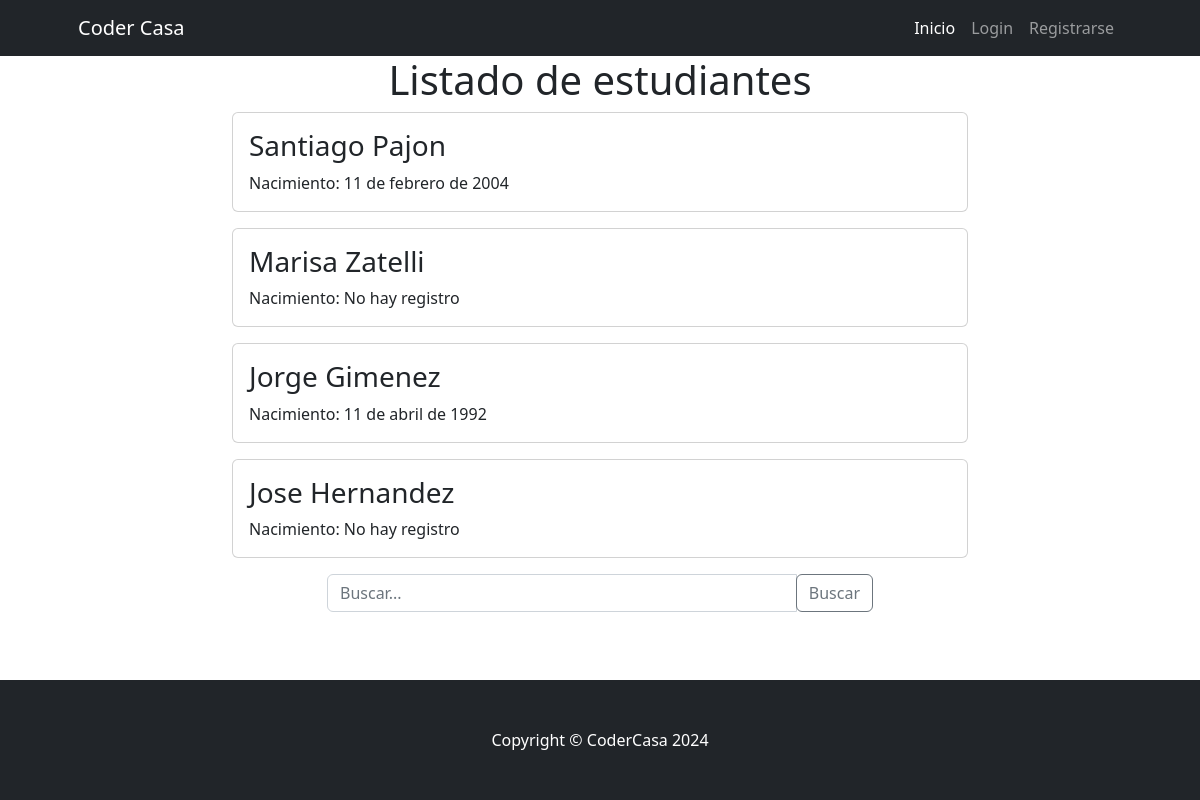
The app's page /Clase/Clase/list, older data.
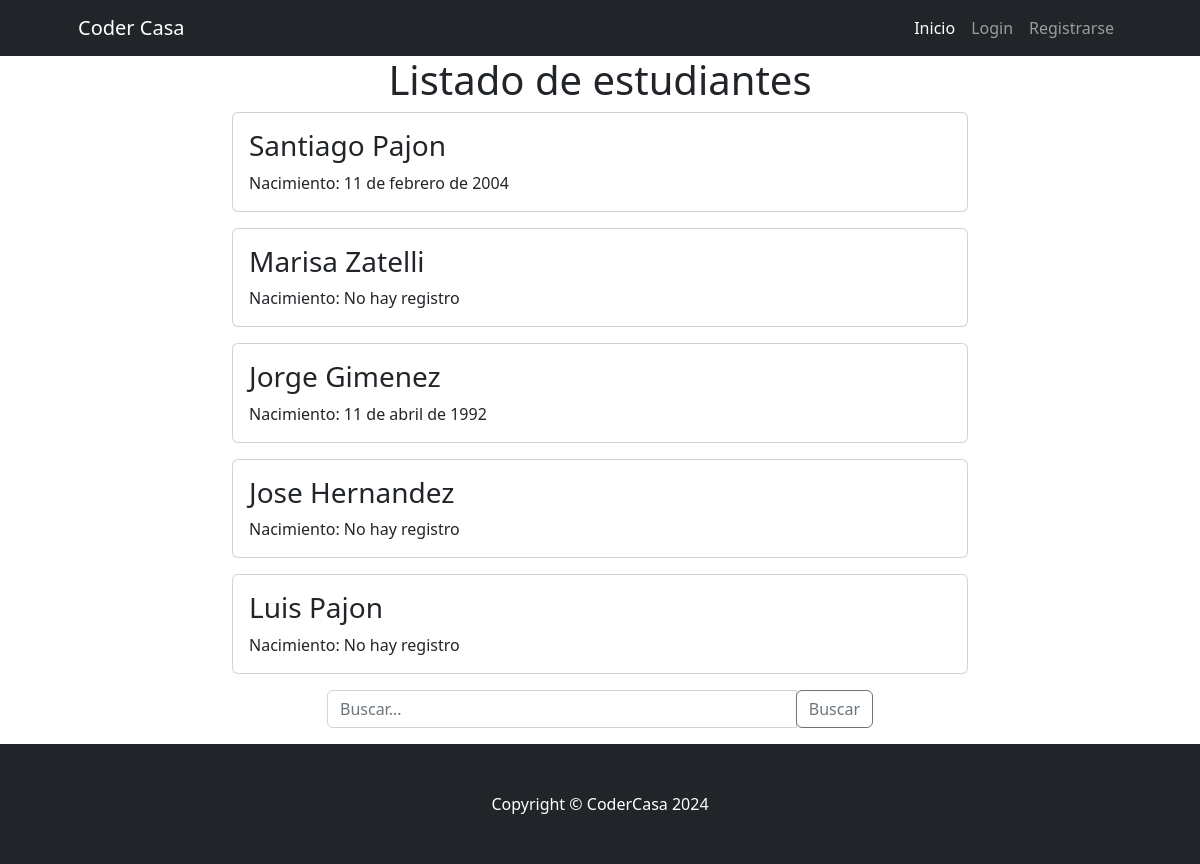
The same page, newer data.
### Clase/models.py (models this page shows, shortened)
class Estudiante(models.Model):
    nombre = models.CharField(max_length=255)
    apellido = models.CharField(max_length=255)
    nacimiento = models.DateField(null=True, blank=True)
    class Meta:
        verbose_name = "Estudiante"
        verbose_name_plural = "Estudiantes"

### Clase/views.py (the view)
# urls.py: path("Clase/list", estudiante_list,name="estudiante_list" ),
def estudiante_list(request):
    busqueda = request.GET.get("busqueda",None)
    if busqueda:
        print(busqueda)
        consulta = Estudiante.objects.filter(nombre__icontains=busqueda)
    else:
        consulta = Estudiante.objects.all()
    contexto = {"estudiantes": consulta}
    return render(request,"Clase/estudiante_list.html", contexto)

### Clase/templates/Clase/estudiante_list.html (shortened to what this page needs)
{% extends 'core/base.html' %}
{% block content %}
<center>
<h1>Listado de estudiantes</h1>
</center>
<div class="container">
    <div class="row justify-content-center">
      <div class="col-md-8">
        {% for estudiante in estudiantes %}
          <div class="card mb-3">
            <div class="card-body">
              <h3 class="card-title">{{ estudiante.nombre }} {{ estudiante.apellido }}</h3>
              {% if estudiante.nacimiento %}
                <p class="card-text">Nacimiento: {{ estudiante.nacimiento }}</p>
              {% else %}
                <p class="card-text">Nacimiento: No hay registro</p>
              {% endif %}
            </div>
          </div>
        {% endfor %}
      </div>
    </div>
    <div class="row justify-content-center">
      <div class="col-md-6">
        <form action="{% url 'Clase:estudiante_list' %}" method="get">
          <div class="input-group mb-3">
            <input type="text" class="form-control" name="busqueda" placeholder="Buscar...">
            <div class="input-group-append">
              <button class="btn btn-outline-secondary" type="submit">Buscar</button>
            </div>
          </div>
        </form>
      </div>
    </div>
  </div>
{% endblock content %}

Row changes from the older to the newer data that the page shows:
added Estudiante: nombre "Luis", apellido "Pajon", shows "Nacimiento: No hay registro"
